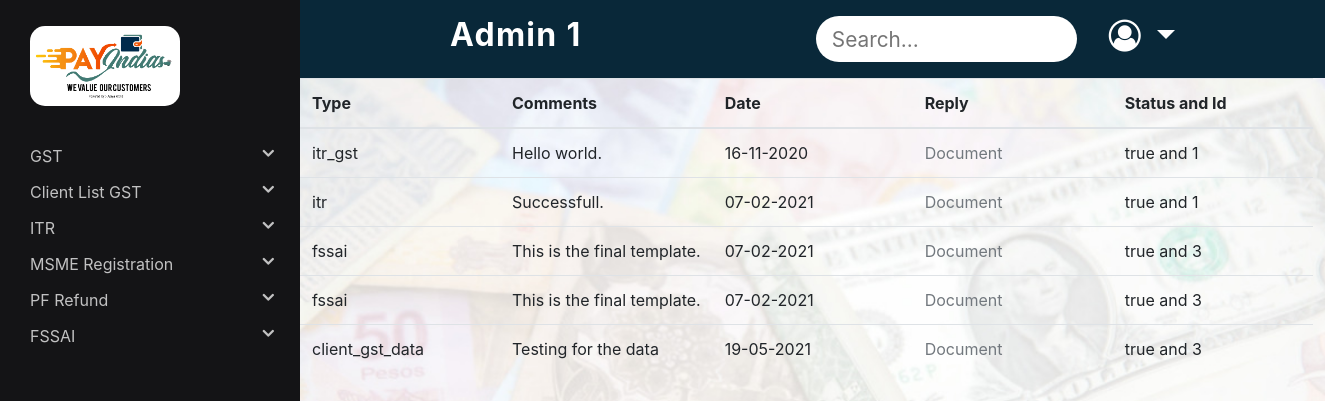
The app's page /Admin/profile1.php (signed in) with its own data.
### tables this page shows
CREATE TABLE `admin1_replies` (
  `local_id` int(11) NOT NULL,
  `type` varchar(50) NOT NULL,
  `reply` varchar(100) NOT NULL,
  `comments` varchar(1000) NOT NULL,
  `q_id` varchar(20) NOT NULL,
  `r_id` int(10) NOT NULL,
  `date` varchar(20) NOT NULL
);

CREATE TABLE `itr_gst` (
  `id` int(11) NOT NULL,
  `client_name` varchar(50) NOT NULL,
  `firm_name` varchar(50) NOT NULL,
  `client_email` varchar(100) NOT NULL,
  `mobile_number` varchar(10) NOT NULL,
  `firm_type` varchar(50) NOT NULL,
  `office_address` varchar(50) NOT NULL,
  `city` varchar(50) NOT NULL,
  `pincode` varchar(6) NOT NULL,
  `acc_no` varchar(16) NOT NULL,
  `ifsc` varchar(11) NOT NULL,
  `nature_of_business_activity` varchar(50) NOT NULL,
  `placeofbusiness` varchar(50) NOT NULL,
  `photo` varchar(50) NOT NULL,
  `confirm_docs` varchar(50) NOT NULL,
  `other_document` varchar(50) NOT NULL,
  `status` varchar(20) NOT NULL DEFAULT 'false',
  `r_id` varchar(100) NOT NULL
);

CREATE TABLE `itr` (
  `id` int(11) NOT NULL,
  `ayear` varchar(20) NOT NULL,
  `incomedetails` varchar(100) NOT NULL,
  `anualsalary` int(100) NOT NULL,
  `note` varchar(50) NOT NULL,
  `salary` varchar(100) NOT NULL,
  `abia` int(100) NOT NULL,
  `businessname` varchar(200) NOT NULL,
  `bid` varchar(1000) NOT NULL,
  `aria` int(100) NOT NULL,
  `rid` varchar(200) NOT NULL,
  `aosa` int(100) NOT NULL,
  `osd` varchar(200) NOT NULL,
  `aaia` int(100) NOT NULL,
  `aid` varchar(200) NOT NULL,
  `lip` int(100) NOT NULL,
  `csf` int(100) NOT NULL,
  `ppf` int(100) NOT NULL,
  `hip` int(100) NOT NULL,
  `odus` int(100) NOT NULL,
  `gdoodus` varchar(500) NOT NULL,
  `oa` int(100) NOT NULL,
  `gdooa` varchar(500) NOT NULL,
  `everify` varchar(100) NOT NULL,
  `balancereturn` varchar(200) NOT NULL,
  `capitalgain` varchar(200) NOT NULL,
  `taxpayable` int(100) NOT NULL,
  `comments` varchar(500) NOT NULL,
  `other_documents` varchar(100) NOT NULL,
  `status` varchar(10) NOT NULL DEFAULT 'false',
  `r_id` int(100) NOT NULL
);

CREATE TABLE `fssai` (
  `id` int(11) NOT NULL,
  `aadhar_no` int(12) NOT NULL,
  `pan_card_no` int(10) NOT NULL,
  `business_detail` varchar(255) NOT NULL,
  `email` varchar(100) NOT NULL,
  `mobile_number` int(12) NOT NULL,
  `photo_name` varchar(50) NOT NULL,
  `noc` varchar(50) NOT NULL,
  `address_proof` varchar(50) NOT NULL,
  `other_document` varchar(50) NOT NULL,
  `comments` varchar(255) NOT NULL,
  `status` varchar(20) NOT NULL DEFAULT 'false',
  `r_id` varchar(100) NOT NULL
);

CREATE TABLE `client_gst_data` (
  `id` int(11) NOT NULL,
  `year` varchar(100) NOT NULL,
  `month` varchar(100) NOT NULL,
  `y_n` varchar(100) NOT NULL,
  `purchasebills` varchar(100) NOT NULL,
  `salebills` varchar(100) NOT NULL,
  `uploadpurchasebill` varchar(100) NOT NULL,
  `uploadsalebill` varchar(100) NOT NULL,
  `comments` varchar(500) NOT NULL,
  `name_of_authorised_signatory` varchar(100) NOT NULL,
  `mobile_number` varchar(100) NOT NULL,
  `email` varchar(100) NOT NULL,
  `gst_no` varchar(100) NOT NULL,
  `client_name` varchar(100) NOT NULL,
  `address` varchar(100) NOT NULL,
  `pass_of_gst_portal` varchar(100) NOT NULL,
  `status` varchar(10) NOT NULL DEFAULT 'false',
  `r_id` int(100) NOT NULL
);

### Admin/profile1.php (the view, shortened to what this page needs)
<!DOCTYPE html>
<html lang="en">
<head>
    <link rel="stylesheet" href="https://cdnjs.cloudflare.com/ajax/libs/font-awesome/4.7.0/css/font-awesome.min.css">
    <link rel="stylesheet" href="https://maxcdn.bootstrapcdn.com/bootstrap/4.5.2/css/bootstrap.min.css">
    <link rel="stylesheet" type="text/css" href="../Distributor/style.css">
</head>
<body>
    <?php include("sidenav.php"); ?>
    <?php include("navbar.php"); ?>
    <div class="row padding-sidenav px-0 pr-md-0">
        <div class="col-12">
            <?php
            $conn = mysqli_connect('localhost', 'root', '', 'payindia');
            $sql = "SELECT * FROM admin1_replies";
            $result = mysqli_query($conn, $sql);
            $ans = mysqli_fetch_all($result, MYSQLI_ASSOC);
            ?>
            <div class="table-responsive">
                <table class="table " id="dataTable" width="100%" cellspacing="0">
                    <thead>
                        <tr>
                            <th>Type</th>
                            <th>Comments</th>
                            <th>Date</th>
                            <th>Reply</th>
                            <th>Status and Id</th>
                        </tr>
                    </thead>
                    <tbody>
                        <?php foreach ($ans as $value) { ?>
                            <?php
                            $type = $value['type'];
                            $id = $value['q_id'];
                            $sql = "SELECT * FROM $type WHERE id = $id";
                            $result = mysqli_query($conn, $sql);
                            $r_ans = mysqli_fetch_all($result, MYSQLI_ASSOC);
                            ?>
                            <tr>
                                <td><?php echo $value['type']; ?></td>
                                <td><?php echo $value['comments']; ?></td>
                                <td><?php echo $value['date']; ?></td>
                                <td><a href="../reply/<?php echo $value['reply']; ?>">Document</a></td>
                                <td><text><?php echo ($r_ans[0]['status']) . " and " . ($r_ans[0]['id']) ?></text></td>
                            </tr>
                        <?php } ?>
                    </tbody>
                </table>
            </div>
        </div>
    </div>
</body>
</html>

### Distributor/style.css (style rules this page uses)
body { height: 100vh; width: 100vw; background: url('../images/commonBG.jpeg') no-repeat; background-position: center center; background-attachment: fixed; background-size: cover; }
body { background-color: #ededed; }
@media (min-width: 768px) { .padding-sidenav { padding-left: 300px !important; } }
a { color: #72787e !important; text-decoration: none; background-color: transparent; }
tr, th { min-width: 200px; }

### records on screen
admin1_replies: type "itr_gst", comments "Hello world.", date "16-11-2020", itr_gst.status "true", itr_gst.id "1"
admin1_replies: type "itr", comments "Successfull.", date "07-02-2021", itr.status "true", itr.id "1"
admin1_replies: type "fssai", comments "This is the final template.", date "07-02-2021", fssai.status "true", fssai.id "3"
admin1_replies: type "fssai", comments "This is the final template.", date "07-02-2021", fssai.status "true", fssai.id "3"
admin1_replies: type "client_gst_data", comments "Testing for the data", date "19-05-2021", client_gst_data.status "true", client_gst_data.id "3"
